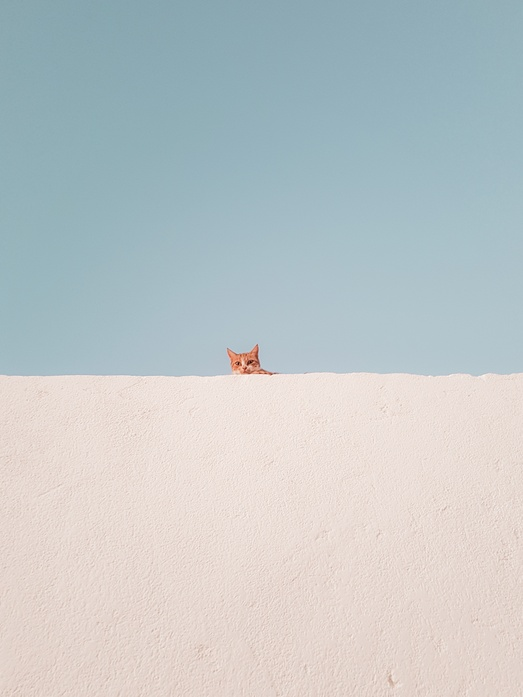
#> input picture images/photo-1572039863446-dd69ee840291.jpg, 523 x 697 px, shrunk from 2711 x 3615 before the run
$ python process_option.py
#> lines starting #> are read from the running program, lines starting #| are printed output that depends on the picture
import time
from data import image_names, number_of_images, indexes
from PIL import Image, ImageFilter
import concurrent.futures


def process_image(image_name, index):
#> called with image_name = 'photo-1572039863446-dd69ee840291.jpg', index = 1
    print(f'Processing {index}/{number_of_images}')
    with Image.open(f'images/{image_name}') as image:
#> image is the input picture: PIL image 523x697 RGB; mean R, G, B 191.8, 198.8, 200.2
        (width, height) = (image.width // 3, image.height // 3)
#> width = 174; height = 232
        image = image.filter(filter=ImageFilter.GaussianBlur(5))
        image = image.resize((width, height))
#> image: PIL image 174x232 RGB
        image.save(f'processed_images/{image_name}')
        print(f'{image_name} was processed!')


if __name__ == '__main__':
    start = time.perf_counter()

    with concurrent.futures.ProcessPoolExecutor() as executor:
        executor.map(process_image, image_names, indexes)
#> call 2 of process_image, with image_name = 'photo-1580053152248-03ac65897f25.jpg', index = 2
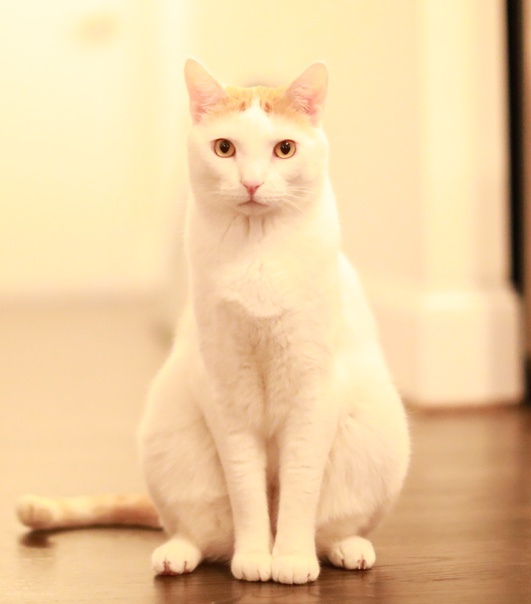
#> input picture images/photo-1580053152248-03ac65897f25.jpg, 531 x 604 px, shrunk from 2751 x 3133 before the run
#> in process_image, image is the input picture: PIL image 531x604 RGB; mean R, G, B 235.9, 204.8, 161
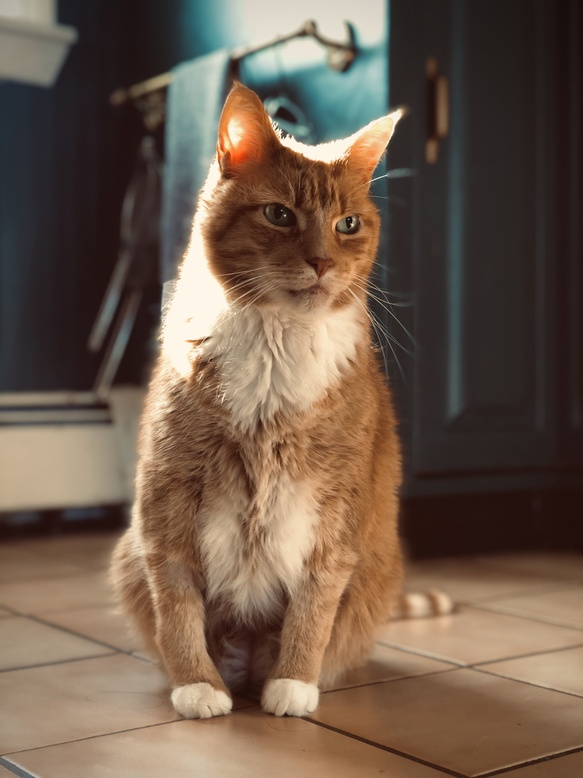
#> input picture images/photo-1589393467104-96994be7ccf0.jpg, 583 x 778 px, shrunk from 3024 x 4032 before the run
#> in process_image, image is the input picture: PIL image 583x778 RGB; mean R, G, B 111.4, 91.9, 76.1
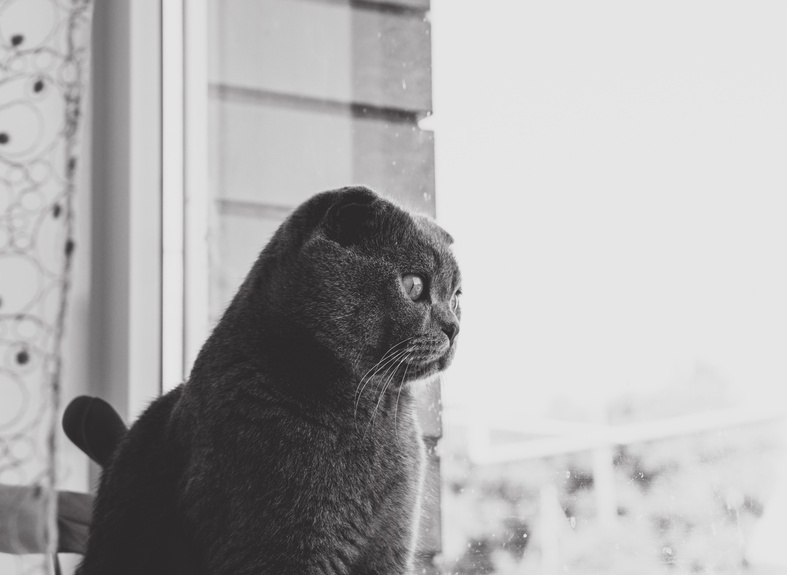
#> input picture images/photo-1530565792012-482e439ea07c.jpg, 787 x 575 px, shrunk from 4078 x 2982 before the run
#> in process_image, image is the input picture: PIL image 787x575 RGB; mean R, G, B 174.9, 174.1, 174.5
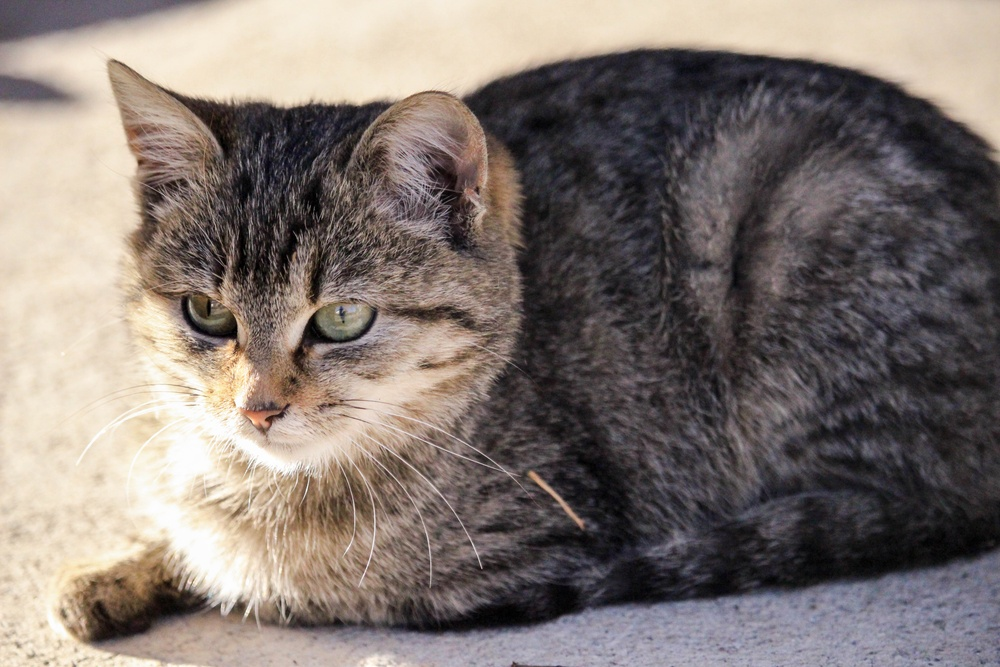
#> input picture images/photo-1566648868175-9db237b7f25d.jpg, 1000 x 667 px, shrunk from 5184 x 3456 before the run
#> in process_image, image is the input picture: PIL image 1000x667 RGB; mean R, G, B 129.1, 118.6, 113.2
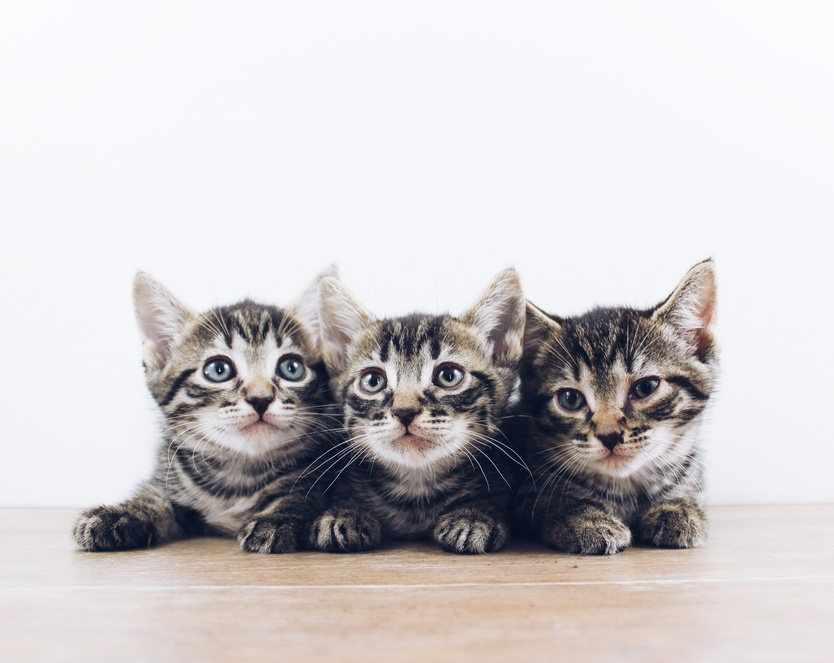
#> input picture images/photo-1570018144715-43110363d70a.jpg, 834 x 663 px, shrunk from 4325 x 3436 before the run
#> in process_image, image is the input picture: PIL image 834x663 RGB; mean R, G, B 206.4, 202.3, 203.9
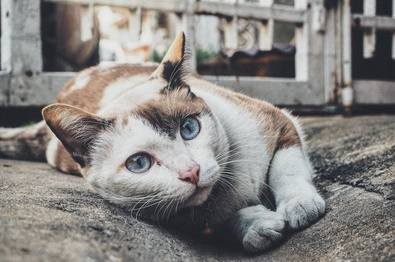
#> input picture images/photo-1455525928928-837c99714248.jpg, 395 x 262 px, shrunk from 2048 x 1360 before the run
#> in process_image, image is the input picture: PIL image 395x262 RGB; mean R, G, B 135.2, 132.5, 129.5
#> in process_image (call 30), `image = image.filter(filter=ImageFilter.GaussianBlur(5))`:
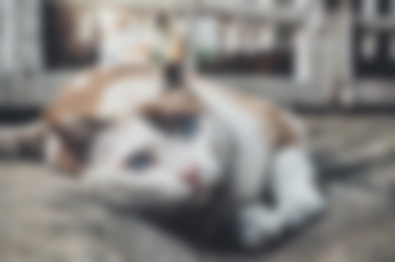
#> image: PIL image 395x262 RGB; mean R, G, B 135.2, 132.5, 129.5

    finish = time.perf_counter()

    print(f"Finished in {round(finish - start, 2)} second(s)")
